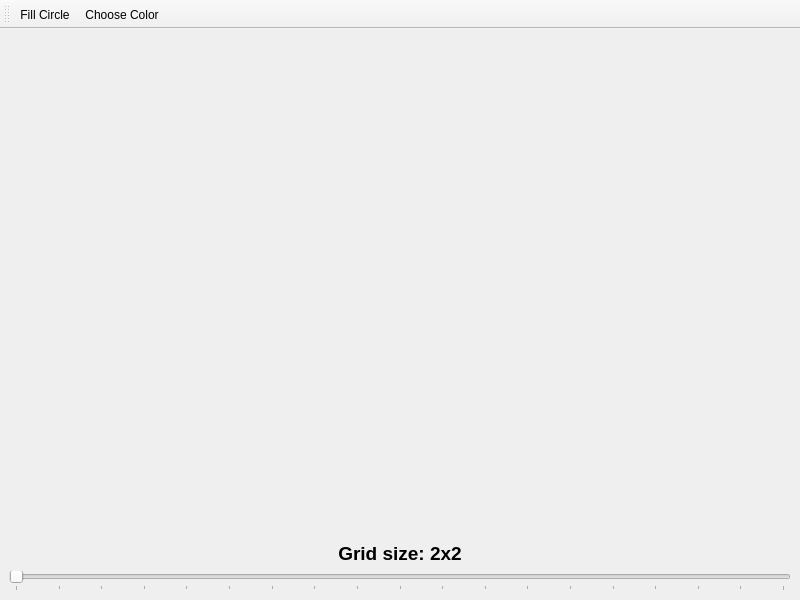
<?xml version="1.0" encoding="UTF-8"?>
<ui version="4.0">
 <class>MainWindow</class>
 <widget class="QMainWindow" name="MainWindow">
  <property name="geometry">
   <rect>
    <x>0</x>
    <y>0</y>
    <width>800</width>
    <height>600</height>
   </rect>
  </property>
  <property name="windowTitle">
   <string>Move Circle Extra</string>
  </property>
  <widget class="QWidget" name="centralwidget">
   <property name="focusPolicy">
    <enum>Qt::FocusPolicy::StrongFocus</enum>
   </property>
   <layout class="QVBoxLayout" name="verticalLayout_2">
    <item>
     <spacer name="verticalSpacer">
      <property name="orientation">
       <enum>Qt::Orientation::Vertical</enum>
      </property>
      <property name="sizeHint" stdset="0">
       <size>
        <width>20</width>
        <height>525</height>
       </size>
      </property>
     </spacer>
    </item>
    <item>
     <widget class="QLabel" name="gridSizeLabel">
      <property name="font">
       <font>
        <pointsize>14</pointsize>
        <bold>true</bold>
       </font>
      </property>
      <property name="text">
       <string>Grid size: 2x2</string>
      </property>
      <property name="alignment">
       <set>Qt::AlignmentFlag::AlignCenter</set>
      </property>
     </widget>
    </item>
    <item>
     <widget class="QSlider" name="gridSizeSlider">
      <property name="minimum">
       <number>2</number>
      </property>
      <property name="maximum">
       <number>20</number>
      </property>
      <property name="orientation">
       <enum>Qt::Orientation::Horizontal</enum>
      </property>
      <property name="tickPosition">
       <enum>QSlider::TickPosition::TicksBelow</enum>
      </property>
      <property name="tickInterval">
       <number>1</number>
      </property>
     </widget>
    </item>
   </layout>
  </widget>
  <widget class="QToolBar" name="mainToolBar">
   <property name="windowTitle">
    <string>toolBar</string>
   </property>
   <attribute name="toolBarArea">
    <enum>TopToolBarArea</enum>
   </attribute>
   <attribute name="toolBarBreak">
    <bool>false</bool>
   </attribute>
   <addaction name="actionToggleFill"/>
   <addaction name="actionChooseColor"/>
  </widget>
  <action name="actionToggleFill">
   <property name="checkable">
    <bool>true</bool>
   </property>
   <property name="icon">
    <iconset resource="resources.qrc">
     <normaloff>:/icons/circle.png</normaloff>:/icons/circle.png</iconset>
   </property>
   <property name="text">
    <string>Fill Circle</string>
   </property>
   <property name="toolTip">
    <string>Fill Circle</string>
   </property>
   <property name="menuRole">
    <enum>QAction::MenuRole::TextHeuristicRole</enum>
   </property>
  </action>
  <action name="actionChooseColor">
   <property name="icon">
    <iconset resource="resources.qrc">
     <normaloff>:/icons/color_wheel.png</normaloff>:/icons/color_wheel.png</iconset>
   </property>
   <property name="text">
    <string>Choose Color</string>
   </property>
   <property name="toolTip">
    <string>Choose Color</string>
   </property>
   <property name="menuRole">
    <enum>QAction::MenuRole::TextHeuristicRole</enum>
   </property>
  </action>
 </widget>
 <resources>
  <include location="resources.qrc"/>
 </resources>
 <connections/>
</ui>
